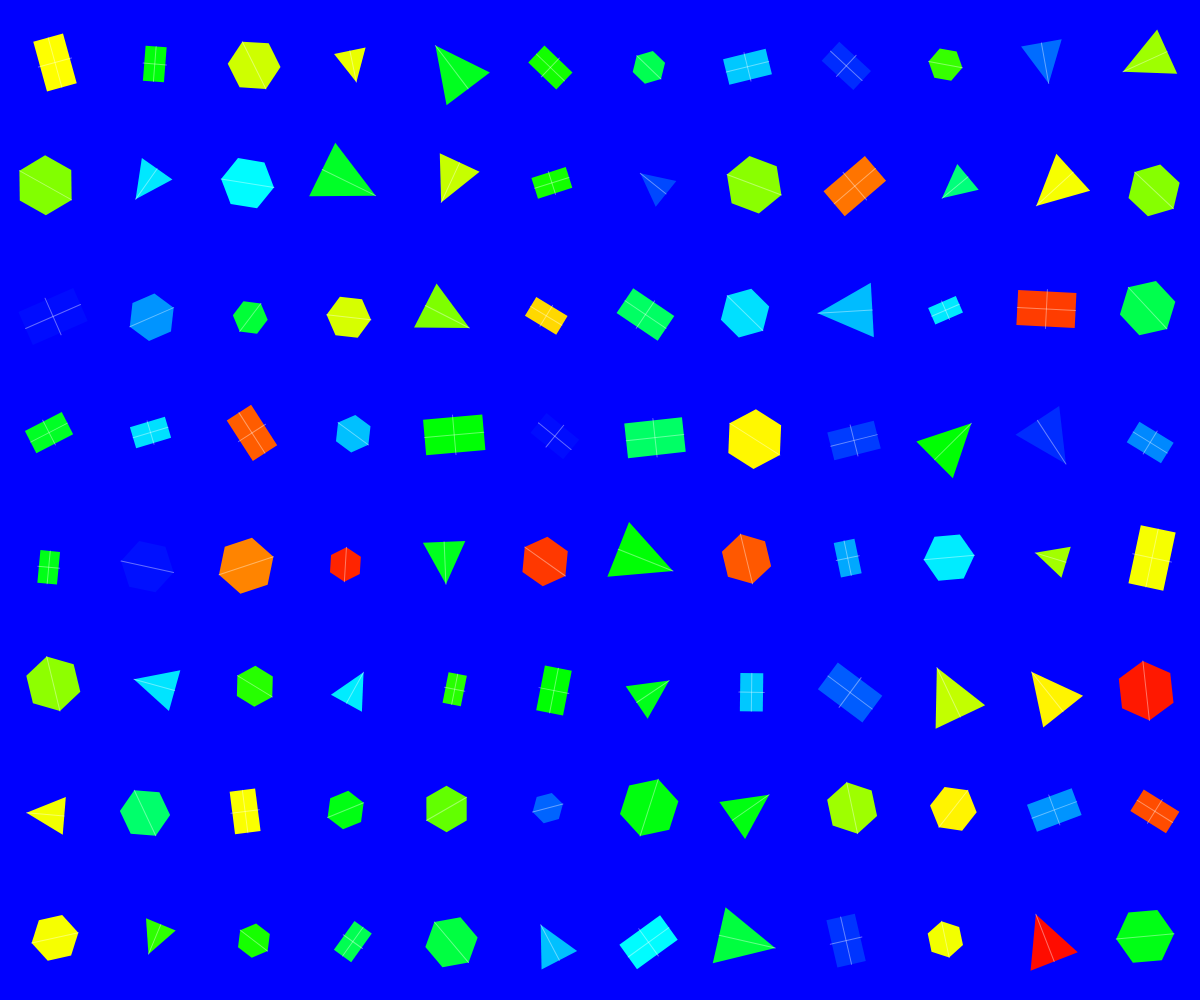
Frame 1 (no input)
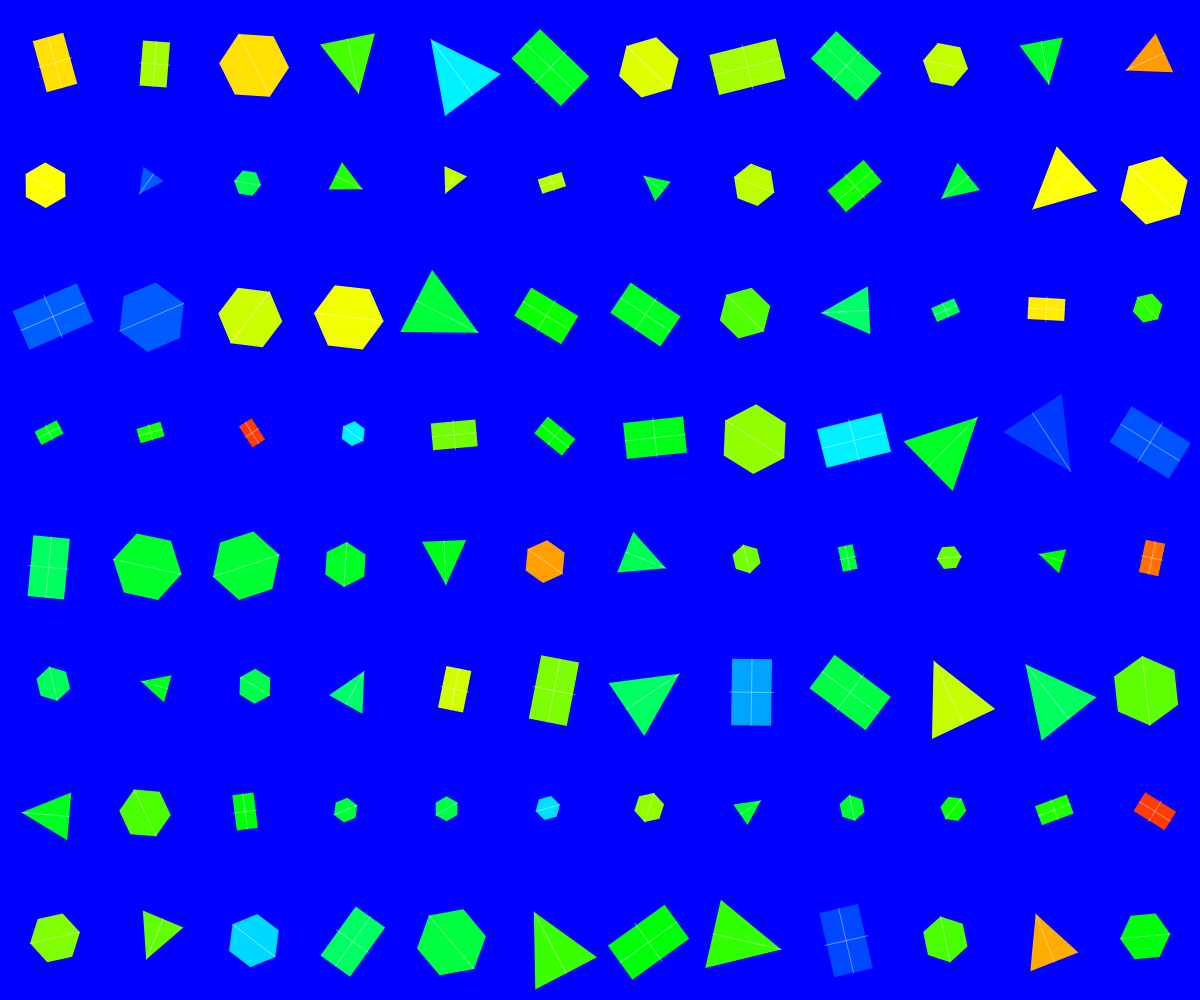
Frame 60 (no input)
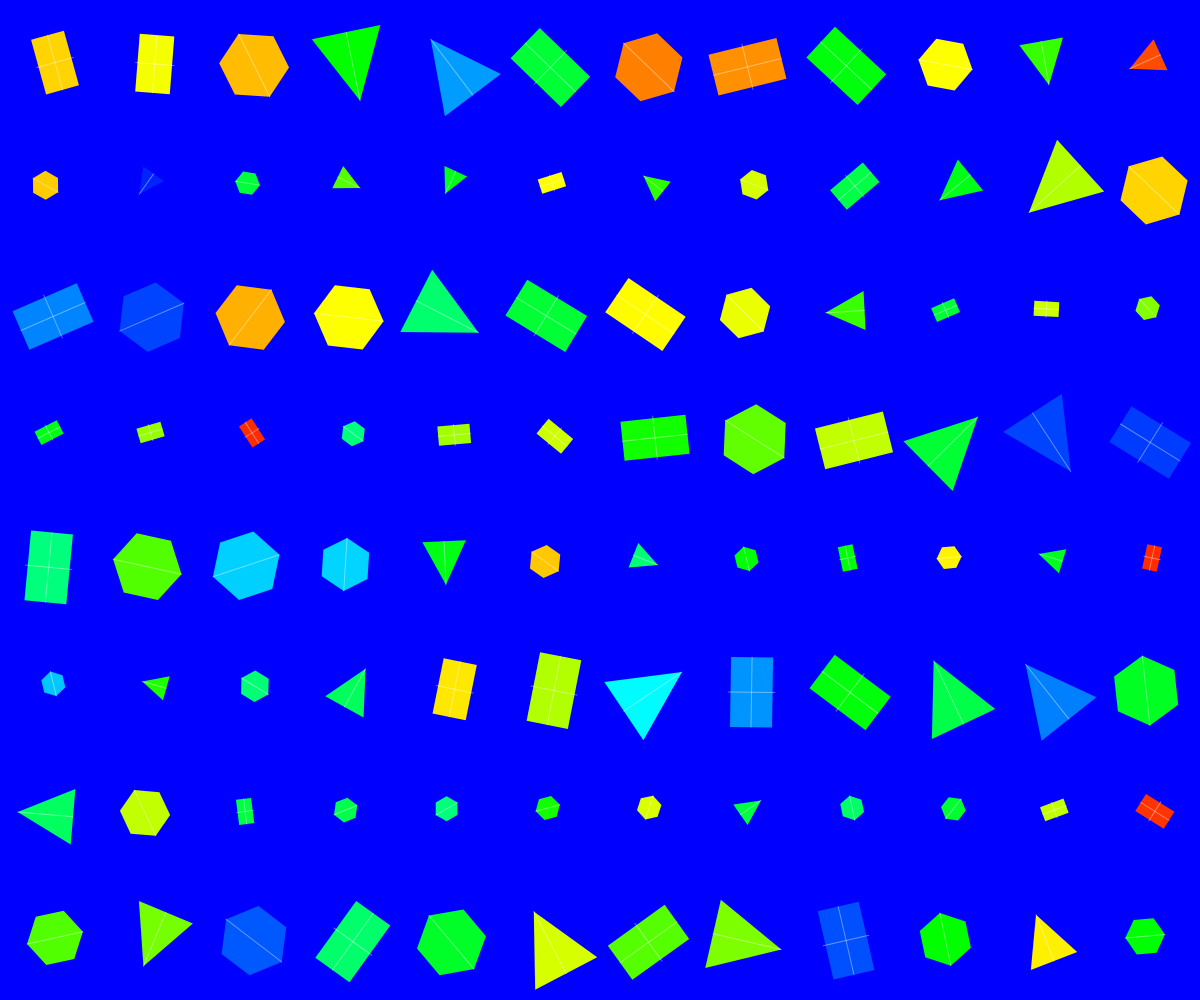
Frame 120 (the mouse pressed at the canvas centre since frame 60)

The p5.js sketch that drew these frames (run headless with seeded random() and noise() and a simulated clock; from frame 60 on, the mouse is pressed at the canvas centre):

// p5.js sketch
// ── sketch.js
let patches = [];
let time = 0;
let colors = [];

function setup() {
  createCanvas(windowWidth, windowHeight);
  noStroke();

  // Precompute color palette for day cycle
  colors = [];
  for (let i = 0; i < 256; i++) {
    let t = i / 255;
    let r, g, b;

    // Interpolate through HSV to RGB
    if (t < 0.25) {
      r = 0;
      g = t * 4 * 255;
      b = 255;
    } else if (t < 0.5) {
      r = 0;
      g = 255;
      b = (1 - t * 2) * 255;
    } else if (t < 0.75) {
      r = (t * 4 - 2) * 255;
      g = 255;
      b = 0;
    } else {
      r = 255;
      g = (1 - (t - 0.75) * 4) * 255;
      b = 0;
    }

    colors.push(color(r, g, b));
  }

  // Initialize patches in a grid pattern
  let cols = 12;
  let rows = 8;
  let patchWidth = width / cols;
  let patchHeight = height / rows;

  for (let y = 0; y < rows; y++) {
    for (let x = 0; x < cols; x++) {
      patches.push({
        x: x * patchWidth + patchWidth / 2,
        y: y * patchHeight + patchHeight / 2,
        size: random(30, 60),
        angle: random(TWO_PI),
        colorIndex: floor(random(colors.length)),
        speed: random(0.001, 0.005),
        targetColorIndex: floor(random(colors.length)),
        shapeType: floor(random(3)), // 0 = square, 1 = triangle, 2 = hexagon
        waveOffset: (x + y * cols) * 0.3,
        waveSpeed: random(0.005, 0.01)
      });
    }
  }
}

function draw() {
  time += 0.005;

  // Background transition
  let bgIndex = (time * 0.2) % colors.length;
  background(colors[floor(bgIndex)]);

  // Draw patches
  for (let i = 0; i < patches.length; i++) {
    let p = patches[i];
    
    // Update color slowly
    p.colorIndex = lerp(p.colorIndex, p.targetColorIndex, 0.015);
    if (abs(p.colorIndex - p.targetColorIndex) < 1) {
      p.targetColorIndex = floor(random(colors.length));
    }

    push();
    translate(p.x, p.y);
    
    // Apply wave motion to position
    let waveY = sin(time * p.waveSpeed + p.waveOffset) * 5;
    let waveX = cos(time * p.waveSpeed + p.waveOffset) * 5;
    translate(waveX, waveY);

    rotate(p.angle + time * p.speed);
    
    // Draw a geometric patch
    fill(colors[floor(p.colorIndex)]);
    
    if (p.shapeType === 0) {
      // Square
      rectMode(CENTER);
      rect(0, 0, p.size, p.size * 0.6);
      
      // Add stitching lines
      stroke(255, 100);
      strokeWeight(1);
      line(-p.size/2, 0, p.size/2, 0);
      line(0, -p.size/3, 0, p.size/3);
    } else if (p.shapeType === 1) {
      // Triangle
      triangle(0, -p.size/2, -p.size/2, p.size/2, p.size/2, p.size/2);
      
      // Add stitching lines
      stroke(255, 100);
      strokeWeight(1);
      line(0, -p.size/2, 0, p.size/2); 
    } else {
      // Hexagon
      beginShape();
      for (let j = 0; j < 6; j++) {
        let angle = TWO_PI * j / 6;
        let x = cos(angle) * p.size/2;
        let y = sin(angle) * p.size/2;
        vertex(x, y);
      }
      endShape(CLOSE);
      
      // Add stitching lines
      stroke(255, 100);
      strokeWeight(1);
      line(-p.size/2, 0, p.size/2, 0);
    }

    pop();

    // Change size slowly with wave motion
    let waveSize = sin(time * 0.3 + p.waveOffset) * 5;
    p.size += waveSize * 0.1;
    p.size = constrain(p.size, 25, 70);
  }
}

function windowResized() {
  resizeCanvas(windowWidth, windowHeight);
}
